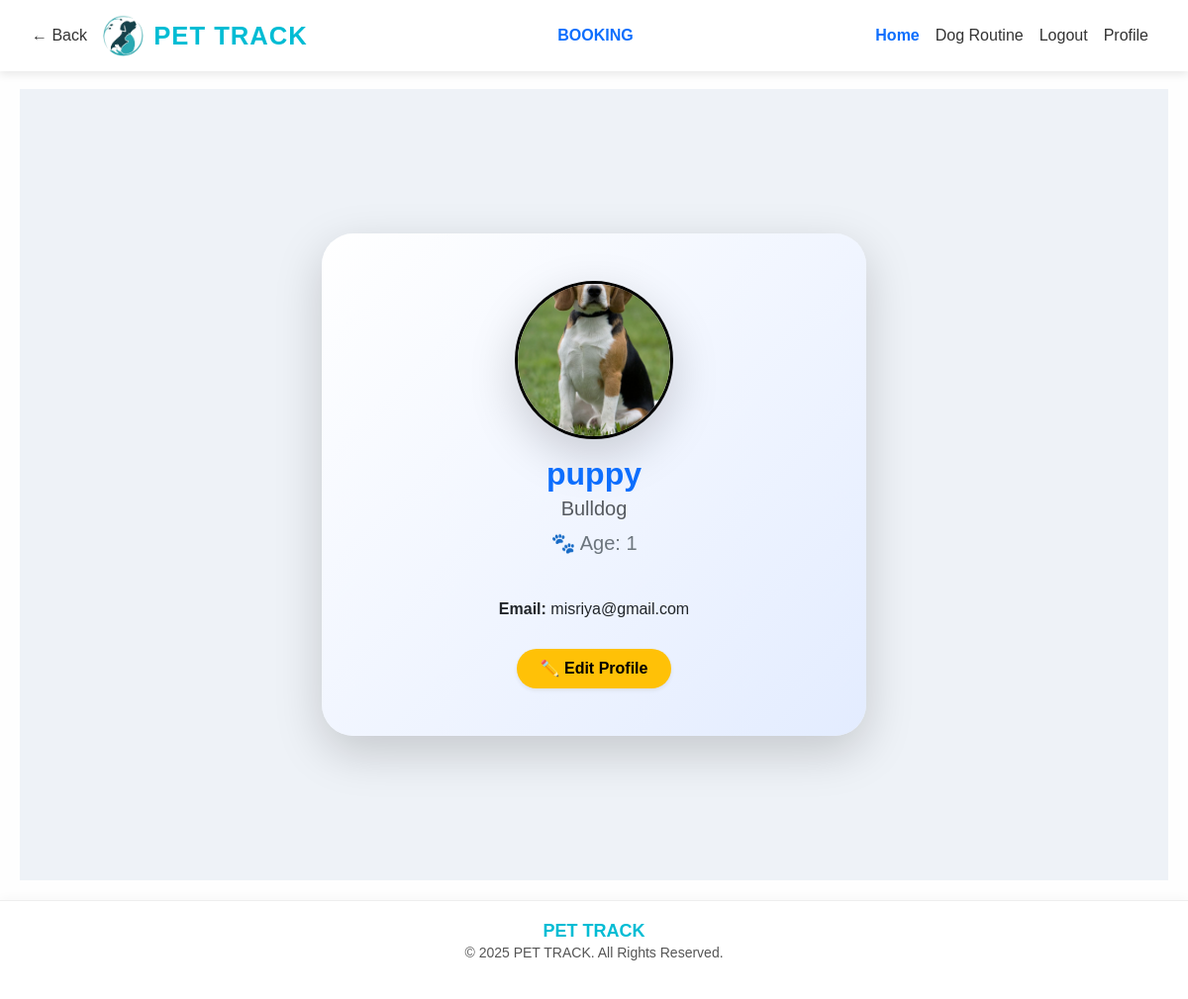
/dog_profile/ (signed in), run on the app's committed database.
### app1/models.py (models this page shows, shortened)
class Dog(models.Model):
    user = models.ForeignKey(User, on_delete=models.CASCADE, null=True)
    name = models.CharField(max_length=100)
    email = models.EmailField()
    breed = models.CharField(max_length=100)
    age = models.IntegerField()
    picture = models.ImageField(upload_to='dogs/')
    password = models.CharField(max_length=100)

### app1/views.py (the view)
# urls.py: path('dog_profile/', views.dog_profile, name='dog_profile'),
def dog_profile(request):
    try:
        dog_id = request.session['did']  # make sure 'did' is set during login/registration
        dog = Dog.objects.get(id=dog_id)
        return render(request, 'dog_profile.html', {'result': dog})
    except KeyError:
        return redirect('login')  # or show error page
    except Dog.DoesNotExist:
        return redirect('register')  # or handle missing dog profile gracefully

### templates/dog_profile.html (shortened to what this page needs)
{% extends 'base.html' %}
{% block content %}
{% load static %}
<div class="d-flex justify-content-center align-items-center" style="min-height: 100vh; background: #eef2f7;">
    <div class="card profile-card shadow-lg border-0 p-5" style="max-width: 550px; width: 100%;">
        <div class="text-center mb-4">
            <div class="profile-pic mx-auto mb-3">
                <img src="{{ result.picture.url }}" alt="Profile Picture"
                     class="rounded-circle img-fluid shadow-lg"
                     style="width: 160px; height: 160px; object-fit: cover; border: 3px solid #000000;">
            </div>
            <h2 class="fw-bold text-primary mb-1">{{ result.name }}</h2>
            <h5 class="text-muted">{{ result.breed }}</h5>
            <p class="text-secondary fs-5">🐾 Age: {{ result.age }}</p>
        </div>
        <div class="text-center mb-4">
            <p class="mb-1"><strong>Email:</strong> {{ result.email }}</p>
        </div>
        <div class="text-center">
            <a href="{% url 'dog_profile_edit' result.id %}"
               class="btn btn-warning px-4 py-2 rounded-pill shadow-sm fw-semibold"
               style="font-size: 1rem;">
               ✏️ Edit Profile
            </a>
        </div>
    </div>
</div>
{% endblock %}

### templates/base.html (style rules this page uses)
* { box-sizing: border-box; }
body { font-family: 'Poppins', sans-serif; margin: 0; padding-top: 70px; background-color: #fefefe; color: #333; }

### templates/dog_profile.html (style rules this page uses)
.profile-card { border-radius: 2rem; background: linear-gradient(135deg, #ffffff, #e3ecff); animation: fadeInUp 0.6s ease-in-out; }
.btn-warning { background-color: #ffc107; border: none; transition: all 0.3s ease; }
.profile-pic img { transition: transform 0.3s, box-shadow 0.3s; }

### data on the page
Dog: picture (picture), name "puppy", breed "Bulldog", age "1", email "misriya@gmail.com"
